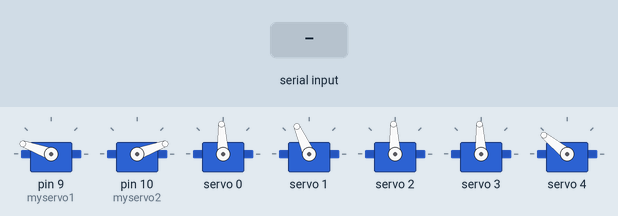
A sketch run on a simulated Arduino Uno, built with avr-gcc and run on an emulated ATmega328P. Shown: 7 × servo. Inputs (shaded band) come from the test bench.

Above: at 2.7 s.
2.8 s: "90,45,200\n" received over Serial
At 3.5 s:
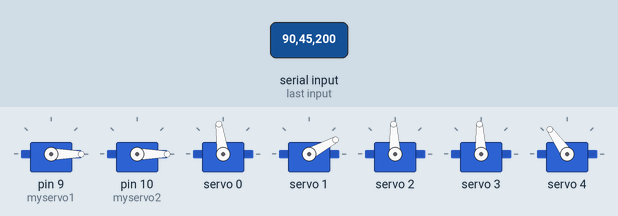
4.3 s: "30,150,10\n" received over Serial
At 4.7 s:
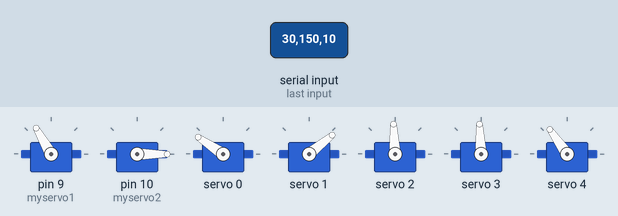
5.8 s: "30,150,10,200\n" received over Serial
At 7.0 s:
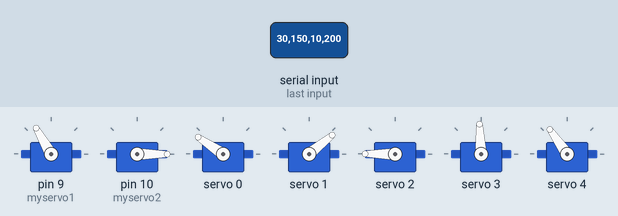
7.3 s: "90,45,200,10,150,30\n" received over Serial
At 8.2 s:
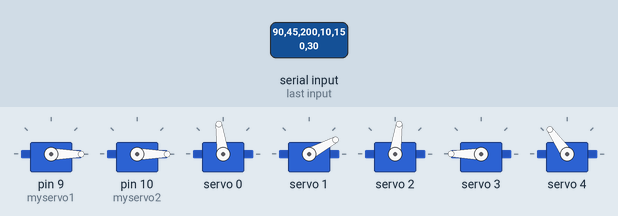
8.8 s: "0\n" received over Serial
At 9.3 s:
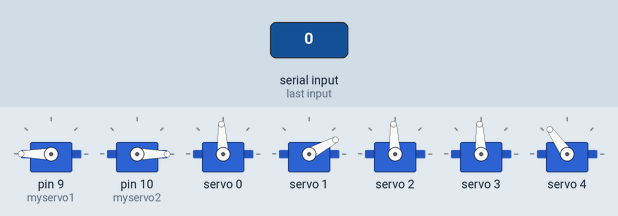
10.3 s: "5\n" received over Serial
At 11.6 s:
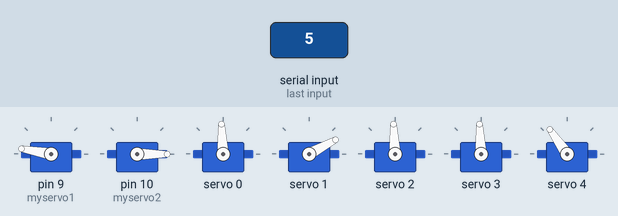
Timing chart, 0 to 12.8 s (numbered marks = the images above; inputs shaded):
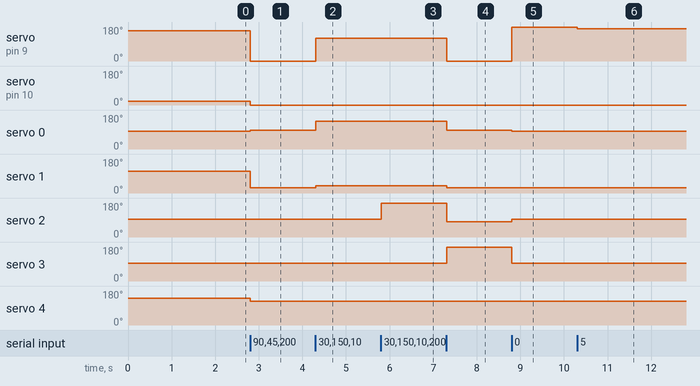

The sketch:

sketch_dec10b.ino
```cpp
#include <Wire.h>
#include <Servo.h>
#include <Adafruit_PWMServoDriver.h>

Adafruit_PWMServoDriver pca9685 = Adafruit_PWMServoDriver();
#define SERVOMIN 102
#define SERVOMAX 512

Servo myservo1;
Servo myservo2;
Servo myservo3;
Servo myservo4;

int goc1 = 0;
int goc2 = 0;
int goc3 = 0;
int goc4 = 0;
int goc5 = 0;
int goc6 = 0;
int goc7 = 0;

int mapAngleToPWM(int angle) {
  return map(angle, 0, 180, SERVOMIN, SERVOMAX);
}

void rot()
{

}

void setup()
{
  Serial.begin(115200);
  myservo1.attach(9);
  myservo1.write(160);
  delay(500);

  myservo2.attach(10);
  myservo2.write(20);
  delay(500);

  pca9685.begin();
  pca9685.setPWMFreq(50);
  pca9685.setPWM(0, 0, mapAngleToPWM(90)); // Kênh 0
  pca9685.setPWM(1, 0, mapAngleToPWM(110)); // Kênh 0
  pca9685.setPWM(2, 0, mapAngleToPWM(90)); // Kênh 0
  pca9685.setPWM(3, 0, mapAngleToPWM(90));
  pca9685.setPWM(4, 0, mapAngleToPWM(135));
  delay(500);
}

void loop()
{
  while(Serial.available() == 0)
  {
  }

  String data = "";
  data = Serial.readStringUntil('\n');

  goc1 = 90 - data.substring(0, 2).toInt();
  goc2 = data.substring(2, 4).toInt();
  goc3 = 90+data.substring(4, 7).toInt();
  goc4 = 30 - (-1*data.substring(7, 10).toInt());
  goc5 = 90 - data.substring(10, 13).toInt();
  goc6 = 90 + data.substring(13, 16).toInt();
  goc7 = 120 + data.substring(16, 19).toInt();
  myservo1.write(goc1 * 2);
  myservo2.write(goc2 * 2);
  pca9685.setPWM(0, 0, mapAngleToPWM(goc3)); // Kênh 0
  pca9685.setPWM(1, 0, mapAngleToPWM(goc4)); // Kênh 0
  pca9685.setPWM(2, 0, mapAngleToPWM(goc5)); // Kênh 0
  pca9685.setPWM(3, 0, mapAngleToPWM(goc6)); // Kênh 0
  pca9685.setPWM(4, 0, mapAngleToPWM(goc7)); // Kênh 0
}
```

Measured:
- after the input at 2.8 s, servo on pin 9 (myservo1): 160° → 0° at once; servo on pin 10 (myservo2): 20° → 0° at once; servo 0: 93° → 98° at once; servo 1: 114° → 28° at once; servo 4: 141° → 125° at once
- after the input at 4.3 s, servo on pin 9 (myservo1): 0° → 120° at once; servo 0: 98° → 146° at once; servo 1: 28° → 39° at once
- after the input at 5.8 s, servo 2: 93° → 180° at once
- after the input at 7.3 s, servo on pin 9 (myservo1): 120° → 0° at once; servo 0: 146° → 98° at once; servo 1: 39° → 28° at once; servo 2: 180° → 82° at once; servo 3: 93° → 180° at once
- after the input at 8.8 s, servo on pin 9 (myservo1): 0° → 180° at once; servo 0: 98° → 93° at once; servo 2: 82° → 93° at once; servo 3: 180° → 93° at once
- after the input at 10.3 s, servo on pin 9 (myservo1): 180° → 170° at once
